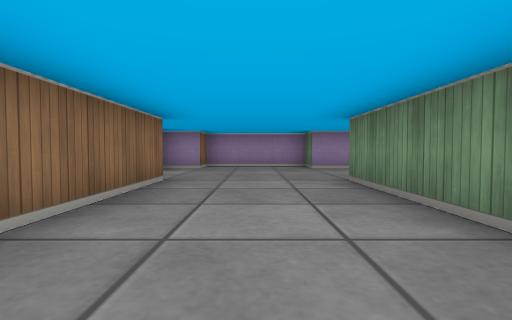
[1] (above)

16 first-person views from a walk through a cub3D level. The camera is about half as high as the walls, tilts 2° down and sees 85° across. The floor is counted in squares. Each view is taken from the middle of a square. On the plan, view 1 faces up. The plan holds only what a view shows up to about 9 squares ahead; the rest is blank.

[2]
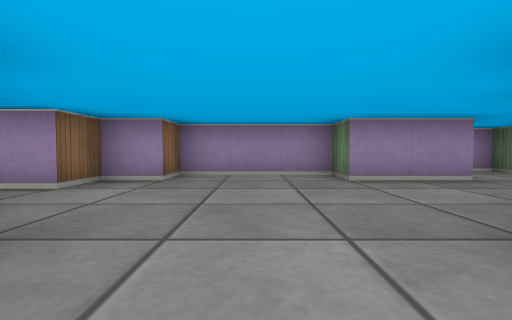

[3]
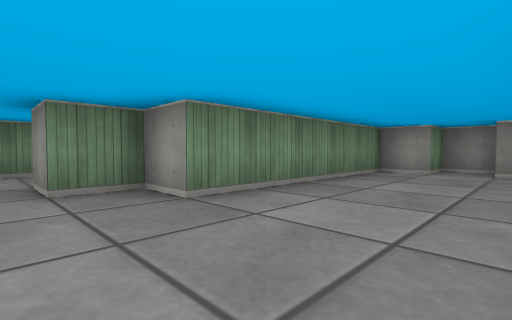

[4]
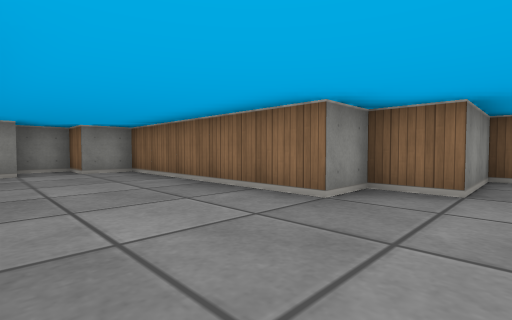

[5]
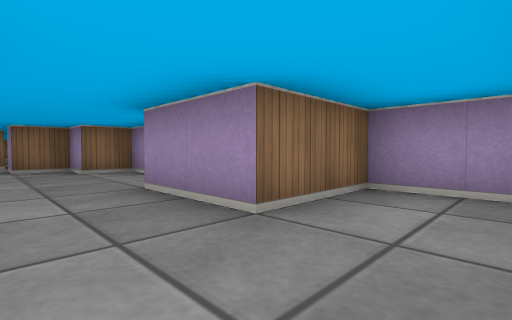

[6]
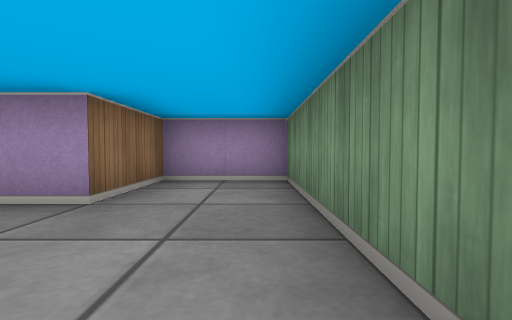

[7]
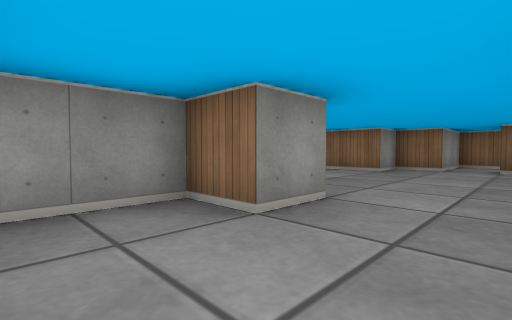

[8]
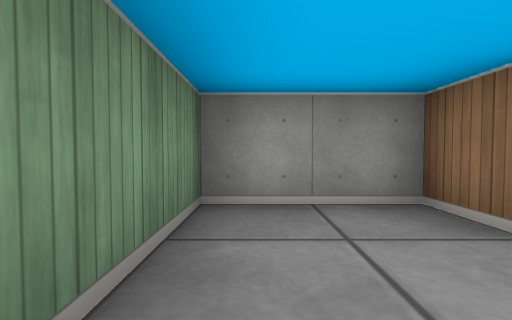

[9]
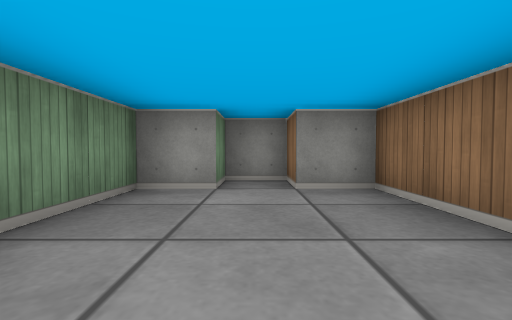

[10]
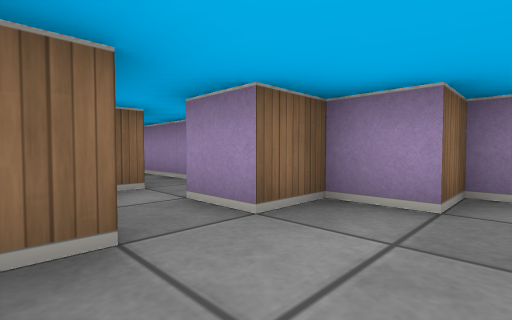

[11]
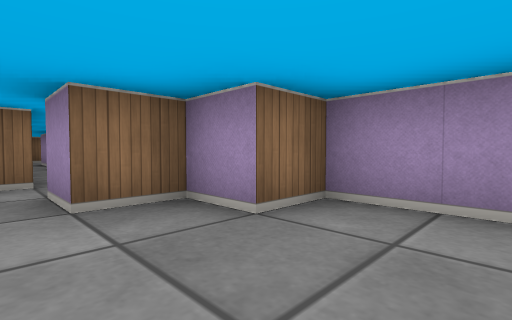

[12]
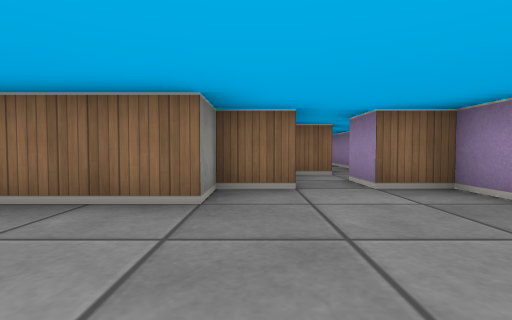

[13]
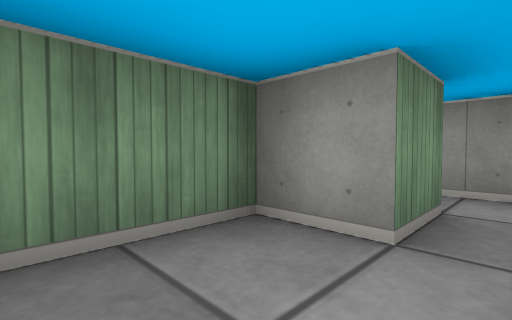

[14]
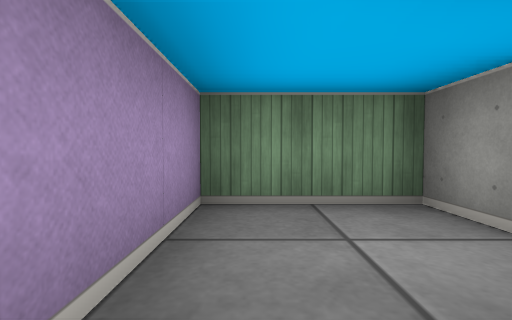

[15]
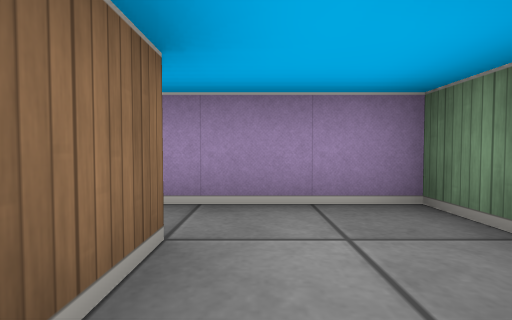

[16]
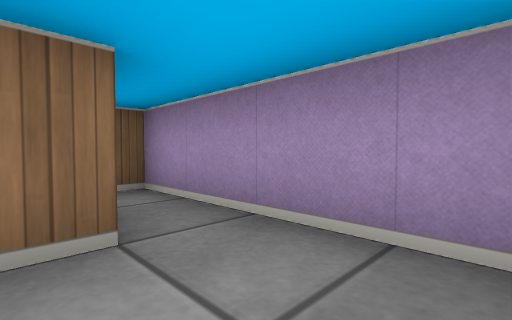

### Floor plan
Points are (right, up) in squares from view 1. A wall is a line through its corners. A room is listed if a view was taken in it or the views show most of it. See-through windows are left out.
Room 1 (views 1, 2, 3, 4, 5, 6, 7, 8, 9, 10, 11, 12, 15)
walls: (-4.5, 6.6) (-4.5, 5.5) (-2.5, 5.5) (-2.5, 4.5) (-1.5, 4.5) (-1.5, -0.5) (-0.5, -0.5) (-0.5, -1.5) (0.5, -1.5) (0.5, -0.5) (1.5, -0.5) (1.5, 4.5) (2.5, 4.5) (2.5, 5.5) (3.5, 5.5) (3.5, 4.5) (5.5, 4.5) (5.5, 9.5) (3.5, 9.5) (3.5, 7.5) (1.5, 7.5) (1.5, 8.5) (-1.5, 8.5) (-1.5, 7.5) (-2.5, 7.5) (-2.5, 6.5) (-3.5, 6.5) (-3.5, 7.5)
ways out: opening at (-4, 8) to room 2; opening at (-5, 7)
Room 2 (views 13, 14, 16)
walls: (-4.5, 8.6) (-4.5, 7.5); (-3.5, 7.5) (-2.5, 7.5) (-2.5, 9.5) (-6.5, 9.5) (-6.5, 9.1)
ways out: opening at (-4, 8) to room 1

Positions as (right, up) in squares from view 1, and headings:
1: (0, 0), facing up
2: (0, 3), facing up
3: (-1, 6), facing down-right
4: (1, 6), facing down-left
5: (5, 6), facing up-left
6: (5, 5), facing up
7: (5, 7), facing down-left
8: (5, 7), facing down
9: (0, 3), facing down
10: (-1, 5), facing up-left
11: (0, 6), facing up-left
12: (1, 5), facing left
13: (-4, 9), facing down-right
14: (-5, 9), facing right
15: (-4, 7), facing up
16: (-3, 8), facing up-left
